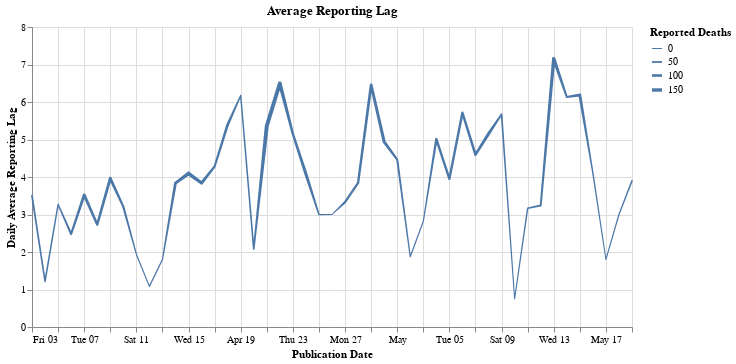

This figure's notebook cell:
### Code cell
df = fhm_data
lag_chart = chart.average_lag(df, '2020-04-03')
lag_chart

### Figure 1 — Vega-Lite specification as saved in the notebook (floating-point values rounded to 4 significant figures)
{"config": {"view": {"continuousWidth": 400, "continuousHeight": 300}}, "data": {"name": "data-3ad3c2511f3f2174441a3625af5045f0"}, "mark": "trail", "encoding": {"size": {"type": "quantitative", "field": "n_diff", "title": "Reported Deaths"}, "x": {"type": "temporal", "field": "publication_date", "title": "Publication Date"}, "y": {"type": "quantitative", "field": "average_lag", "title": "Daily Average Reporting Lag"}}, "title": "Average Reporting Lag", "width": 600, "$schema": "https://vega.github.io/schema/vega-lite/v4.8.1.json", "datasets": {"data-3ad3c2511f3f2174441a3625af5045f0": [{"publication_date": "2020-04-03T00:00:00", "n_diff": 48.0, "average_lag": 3.5}, {"publication_date": "2020-04-04T00:00:00", "n_diff": 37.0, "average_lag": 1.216}, {"publication_date": "2020-04-05T00:00:00", "n_diff": 26.0, "average_lag": 3.269}, {"publication_date": "2020-04-06T00:00:00", "n_diff": 73.0, "average_lag": 2.479}, {"publication_date": "2020-04-07T00:00:00", "n_diff": 117.0, "average_lag": 3.521}, {"publication_date": "2020-04-08T00:00:00", "n_diff": 89.0, "average_lag": 2.73}, {"publication_date": "2020-04-09T00:00:00", "n_diff": 118.0, "average_lag": 3.966}, {"publication_date": "2020-04-10T00:00:00", "n_diff": 76.0, "average_lag": 3.211}, {"publication_date": "2020-04-11T00:00:00", "n_diff": 17.0, "average_lag": 1.941}, {"publication_date": "2020-04-12T00:00:00", "n_diff": 12.0, "average_lag": 1.083}, {"publication_date": "2020-04-13T00:00:00", "n_diff": 20.0, "average_lag": 1.8}, {"publication_date": "2020-04-14T00:00:00", "n_diff": 112.0, "average_lag": 3.839}, {"publication_date": "2020-04-15T00:00:00", "n_diff": 167.0, "average_lag": 4.096}, {"publication_date": "2020-04-16T00:00:00", "n_diff": 130.0, "average_lag": 3.838}, {"publication_date": "2020-04-17T00:00:00", "n_diff": 68.0, "average_lag": 4.279}, {"publication_date": "2020-04-18T00:00:00", "n_diff": 109.0, "average_lag": 5.394}, {"publication_date": "2020-04-19T00:00:00", "n_diff": 29.0, "average_lag": 6.172}, {"publication_date": "2020-04-20T00:00:00", "n_diff": 39.0, "average_lag": 2.077}, {"publication_date": "2020-04-21T00:00:00", "n_diff": 186.0, "average_lag": 5.36}, {"publication_date": "2020-04-22T00:00:00", "n_diff": 173.0, "average_lag": 6.497}, {"publication_date": "2020-04-23T00:00:00", "n_diff": 87.0, "average_lag": 5.149}, {"publication_date": "2020-04-24T00:00:00", "n_diff": 129.0, "average_lag": 4.078}, {"publication_date": "2020-04-25T00:00:00", "n_diff": 37.0, "average_lag": 3.0}, {"publication_date": "2020-04-26T00:00:00", "n_diff": 2.0, "average_lag": 3.0}, {"publication_date": "2020-04-27T00:00:00", "n_diff": 79.0, "average_lag": 3.329}, {"publication_date": "2020-04-28T00:00:00", "n_diff": 84.0, "average_lag": 3.845}, {"publication_date": "2020-04-29T00:00:00", "n_diff": 112.0, "average_lag": 6.455}, {"publication_date": "2020-04-30T00:00:00", "n_diff": 127.0, "average_lag": 4.937}, {"publication_date": "2020-05-01T00:00:00", "n_diff": 67.0, "average_lag": 4.463}, {"publication_date": "2020-05-02T00:00:00", "n_diff": 16.0, "average_lag": 1.875}, {"publication_date": "2020-05-03T00:00:00", "n_diff": 11.0, "average_lag": 2.818}, {"publication_date": "2020-05-04T00:00:00", "n_diff": 91.0, "average_lag": 5.011}, {"publication_date": "2020-05-05T00:00:00", "n_diff": 85.0, "average_lag": 3.953}, {"publication_date": "2020-05-06T00:00:00", "n_diff": 90.0, "average_lag": 5.711}, {"publication_date": "2020-05-07T00:00:00", "n_diff": 99.0, "average_lag": 4.596}, {"publication_date": "2020-05-08T00:00:00", "n_diff": 127.0, "average_lag": 5.15}, {"publication_date": "2020-05-09T00:00:00", "n_diff": 46.0, "average_lag": 5.674}, {"publication_date": "2020-05-10T00:00:00", "n_diff": 4.0, "average_lag": 0.75}, {"publication_date": "2020-05-11T00:00:00", "n_diff": 30.0, "average_lag": 3.167}, {"publication_date": "2020-05-12T00:00:00", "n_diff": 58.0, "average_lag": 3.241}, {"publication_date": "2020-05-13T00:00:00", "n_diff": 147.0, "average_lag": 7.156}, {"publication_date": "2020-05-14T00:00:00", "n_diff": 67.0, "average_lag": 6.134}, {"publication_date": "2020-05-15T00:00:00", "n_diff": 118.0, "average_lag": 6.186}, {"publication_date": "2020-05-16T00:00:00", "n_diff": 27.0, "average_lag": 4.111}, {"publication_date": "2020-05-17T00:00:00", "n_diff": 5.0, "average_lag": 1.8}, {"publication_date": "2020-05-18T00:00:00", "n_diff": 16.0, "average_lag": 3.0}, {"publication_date": "2020-05-19T00:00:00", "n_diff": 40.0, "average_lag": 3.9}]}}
